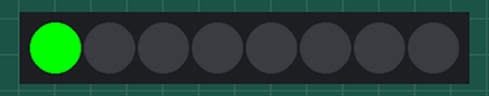
Bench run of a program on a simulated Raspberry Pi (BCM pin numbers). Parts: 8 RGB LEDs in strip order, left to right. Dim RGB values are drawn brighter than linear; what the program prints to the terminal is not drawn.

Above: at 0.15 s.
At 5.86 s:
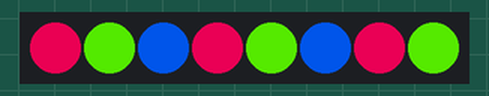
At 10.97 s:
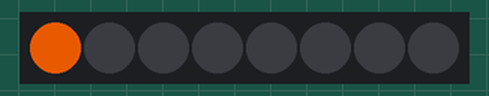
At 13.68 s:
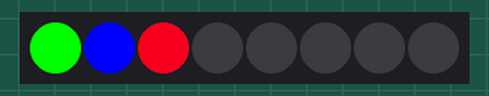
At 16.4 s:
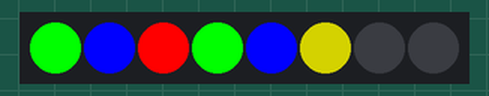
At 21.81 s:
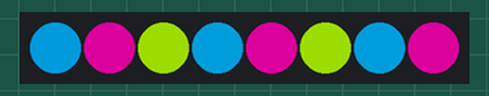
Timing chart, 0 to 22.0 s (numbered marks = the images above):
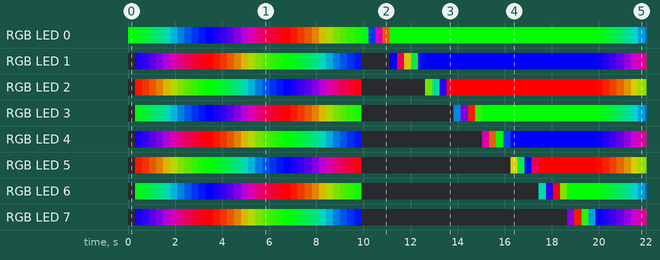

The program:

Neo_Pixel.py
```python
# LED1 : DATA IN (저항 + GPIO 연결, 혹은 이전 LED의 DATA OUT으로부터 연결.)
# LED2 : 5V+
# LED3 : GND(가장 긴 것)
# LED4 : DATA OUT (다음 LED의 DATA IN으로 연결)

import neopixel, time, sys

LED_COUNT       = 8     # LED 갯수
LED_PIN         = 18    # BCM 18(Physical 12) (BCM 10(Physical 19) 일 땐 SPI 사용)
LED_BRIGHTNESS  = 255   # 0 ~ 255. 여러개 연결해서 파란색이 잘 나오지 않는 경우 조금씩 낮춰볼 것.
LED_CHANNEL     = 0     # 0일 땐 BCM 18(Physical 12), 1일 땐 BCM 13, 19, 41, 45, 53 연결 가능(Physical 33, 35)

def SetColor(strip, num, color, milli_sec) :    # 먼저 선언해야 색이 나옴.
    for i in range(milli_sec) :                 # 1초 = 1000
        strip.setPixelColor(num, color)         # LED 번호, neopixel.Color(r, g, b)
        strip.show()
        time.sleep(0.001)

strip = neopixel.Adafruit_NeoPixel(LED_COUNT, LED_PIN, 800000, 10, False, LED_BRIGHTNESS, LED_CHANNEL, 1050624)
strip.begin()

def OneByOne() :
    for i in range(LED_COUNT) :
        if i % 3 == 1 :
            for j in range(256) :
                SetColor(strip, i, neopixel.Color(j, 0, 255 - j), 1)    # Blue ~ Red
            for j in range(256) :
                SetColor(strip, i, neopixel.Color(255 - j, j, 0), 1)    # Red ~ Green
            for j in range(256) :
                SetColor(strip, i, neopixel.Color(0, 255 - j, j), 1)    # Green ~ Blue
        if i % 3 == 2 :
            for j in range(256) :
                SetColor(strip, i, neopixel.Color(255 - j, j, 0), 1)    # Red ~ Green
            for j in range(256) :
                SetColor(strip, i, neopixel.Color(0, 255 - j, j), 1)    # Green ~ Blue
            for j in range(256) :
                SetColor(strip, i, neopixel.Color(j, 0, 255 - j), 1)    # Blue ~ Red
        if i % 3 == 0 :
            for j in range(256) :
                SetColor(strip, i, neopixel.Color(0, 255 - j, j), 1)    # Green ~ Blue
            for j in range(256) :
                SetColor(strip, i, neopixel.Color(j, 0, 255 - j), 1)    # Blue ~ Red
            for j in range(256) :
                SetColor(strip, i, neopixel.Color(255 - j, j, 0), 1)    # Red ~ Green

def All() :
    for j in range(256) :
        for i in range(LED_COUNT) :
            if i % 3 == 1 :
                SetColor(strip, i, neopixel.Color(j, 0, 255 - j), 1)    # Blue ~ Red
            if i % 3 == 2 :
                SetColor(strip, i, neopixel.Color(255 - j, j, 0), 1)    # Red ~ Green
            if i % 3 == 0 :
                SetColor(strip, i, neopixel.Color(0, 255 - j, j), 1)    # Green ~ Blue
    for j in range(256) :
        for i in range(LED_COUNT) :
            if i % 3 == 1 :
                SetColor(strip, i, neopixel.Color(255 - j, j, 0), 1)    # Red ~ Green
            if i % 3 == 2 :
                SetColor(strip, i, neopixel.Color(0, 255 - j, j), 1)    # Green ~ Blue
            if i % 3 == 0 :
                SetColor(strip, i, neopixel.Color(j, 0, 255 - j), 1)    # Blue ~ Red
    for j in range(256) :
        for i in range(LED_COUNT) :
            if i % 3 == 1 :
                SetColor(strip, i, neopixel.Color(0, 255 - j, j), 1)    # Green ~ Blue
            if i % 3 == 2 :
                SetColor(strip, i, neopixel.Color(j, 0, 255 - j), 1)    # Blue ~ Red
            if i % 3 == 0 :
                SetColor(strip, i, neopixel.Color(255 - j, j, 0), 1)    # Red ~ Green

try :
    print("Ctrl-C 를 눌러 종료합니다.")

    while True :
        All()       # 전체가 한번에 색이 바뀜

        for i in range(LED_COUNT) :
            SetColor(strip, i, neopixel.Color(0, 0, 0), 1)  # Black(off)

        OneByOne()  # 하나씩 돌아가며 색이 바뀜

except :    # Press Ctrl-C
    print("\nCtrl-C를 누르셨습니다. 종료됩니다.")

    for i in range(LED_COUNT) :
        SetColor(strip, i, neopixel.Color(0, 0, 0), 1)  # Black(off)

    sys.exit(0)
```

Measured:
- by itself, RGB LED 0: off → RGB(0, 255, 0) at 0.00 s, → RGB(0, 232, 23) 0.30 s later, → RGB(0, 209, 46) 0.30 s later, → RGB(0, 185, 70) 0.30 s later, … (46 changes in this stretch)
- by itself, RGB LED 1: off → RGB(23, 0, 232) at 0.30 s, → RGB(46, 0, 209) 0.30 s later, → RGB(70, 0, 185) 0.30 s later, → RGB(93, 0, 162) 0.30 s later, … (47 changes in this stretch)
